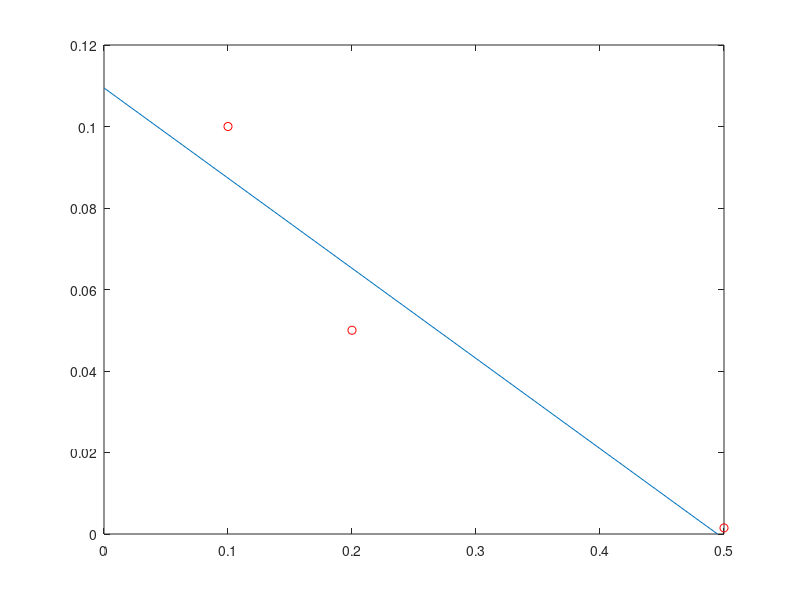

This figure's MATLAB source:
clc
clear 
close all
%%
w1=0;
w2=0;
u=0.1;
p=[0.100 0.200 0.500];
d=[0.1000 0.0500 0.0015];

figure(1)
plot(p,d,'ro')
hold on
for i=1:700
    G1= 2 * p(1) * (d(1) - (p(1)*w1 + w2)) + 2 * p(2) * (d(2) - (p(2)*w1 + w2)) ...
        + 2 * p(3) * (d(3) - (p(3)*w1 + w2));
    
    G2= 2  * (d(1) - (p(1)*w1 + w2)) + 2  * (d(2) - (p(2)*w1 + w2)) ...
        + 2 * (d(3) - (p(3)*w1 + w2));
    w1=w1 + u * G1/3;
    w2=w2 + u * G2/3;
    
    E= 1/3*sum((d - (w1*p + w2)).^2);
%     figure(2)
%     plot(i,E,'k.')
%     hold on
%     pause(0.000001)
end
figure(1)
line([0,-w2/w1],[w2 , 0])